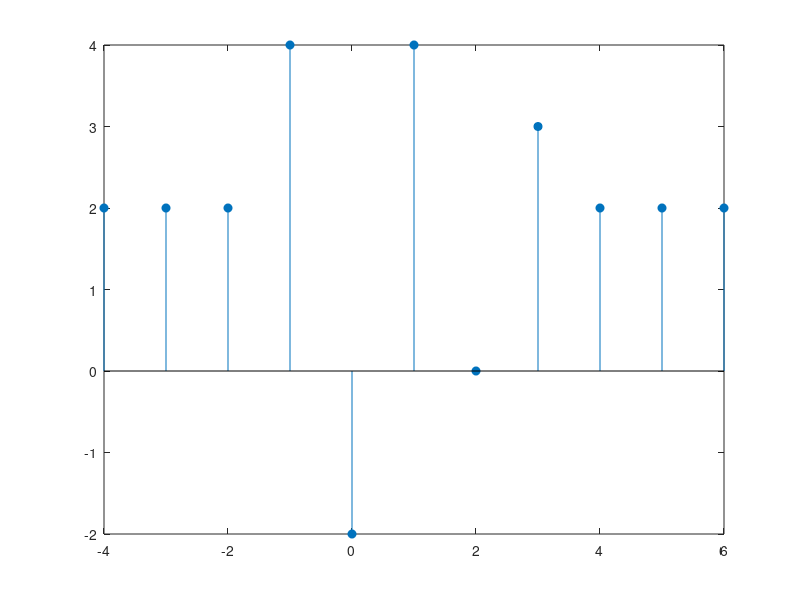

Here is the MATLAB script that generated this plot:
% Bai 1
%% x[n]
n = -4:6
x = [0,0,0,-2,4,-2,2,-1,0,0,0]
stem(n,x,"filled")

%% 1a)  3x[-n-1]
n1 = -1-n
x1 = 3*x
stem(n1,x1,"filled")

%% 1b)  x[2n]-1
n2 = n/2
x2 = x-1
stem(n2,x2,"filled")

%% 1c) -x[n]+2
x3 = -x+2
stem(n,x3,"filled")